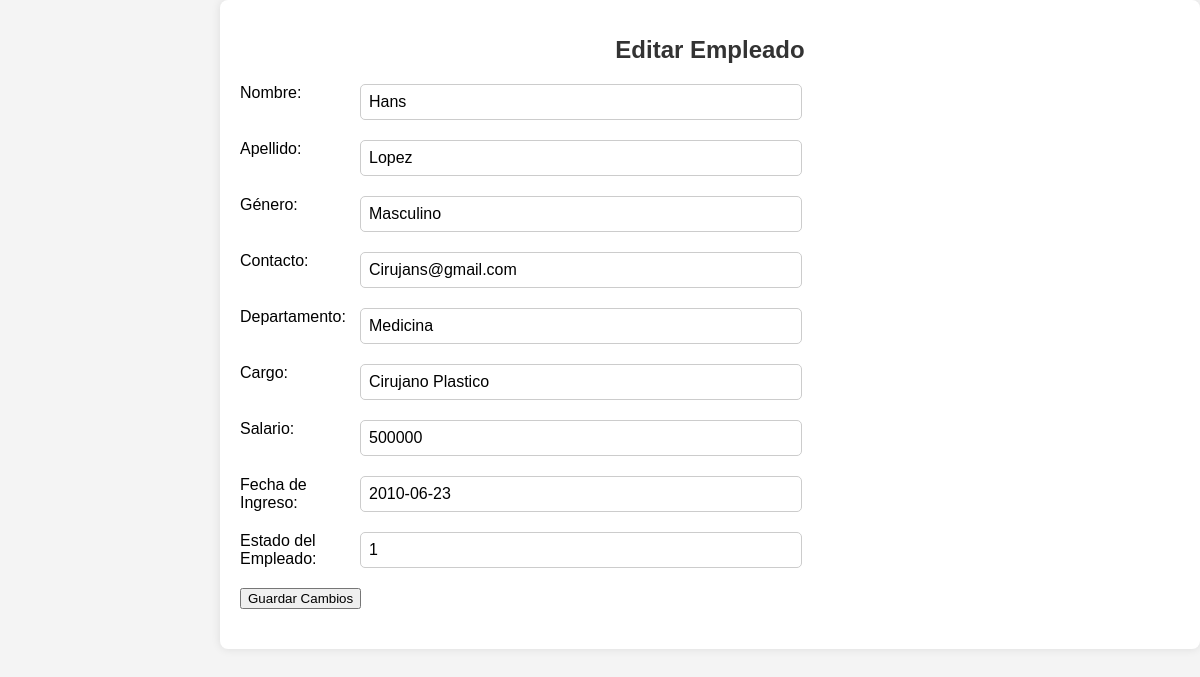
/editar_empleado.php?id=1003, run on the app's committed database.
### tables this page shows
CREATE TABLE `empleado` (
  `ID` int(255) NOT NULL,
  `ID-Empleado` int(255) NOT NULL,
  `Nombre` varchar(255) NOT NULL,
  `Apellido` varchar(255) NOT NULL,
  `Genero` varchar(255) NOT NULL,
  `Contacto` varchar(80) NOT NULL,
  `Departamento` varchar(255) NOT NULL,
  `Cargo` varchar(255) NOT NULL,
  `Salario` int(255) NOT NULL,
  `Fecha-Ingreso` date NOT NULL,
  `id_estado_empleado` int(11) DEFAULT NULL
);

### editar_empleado.php (the view, shortened to what this page needs)
<?php
include 'Conexion.php';
$id_empleado = $_GET['id'];
$sql = "SELECT * FROM empleado WHERE `ID-Empleado` = '$id_empleado'";
$resultado = mysqli_query($conn, $sql);
if ($resultado && mysqli_num_rows($resultado) > 0) {
    $fila = mysqli_fetch_assoc($resultado);
?>
<!DOCTYPE html>
<html lang="es">
<head>
    <link rel="stylesheet" type="text/css" href="css.css">
</head>
<body>
    <div class="container">
        <h1>Editar Empleado</h1>
        <form action="<?php echo htmlspecialchars($_SERVER["PHP_SELF"]); ?>" method="post">
            <div class="label-input-group">
                <label for="nombre">Nombre:</label>
                <input type="text" id="nombre" name="nombre" value="<?php echo $fila['Nombre']; ?>">
            </div>
            <div class="label-input-group">
                <label for="apellido">Apellido:</label>
                <input type="text" id="apellido" name="apellido" value="<?php echo $fila['Apellido']; ?>">
            </div>
            <div class="label-input-group">
                <label for="genero">Género:</label>
                <input type="text" id="genero" name="genero" value="<?php echo $fila['Genero']; ?>">
            </div>
            <div class="label-input-group">
                <label for="contacto">Contacto:</label>
                <input type="text" id="contacto" name="contacto" value="<?php echo $fila['Contacto']; ?>">
            </div>
            <div class="label-input-group">
                <label for="departamento">Departamento:</label>
                <input type="text" id="departamento" name="departamento" value="<?php echo $fila['Departamento']; ?>">
            </div>
            <div class="label-input-group">
                <label for="cargo">Cargo:</label>
                <input type="text" id="cargo" name="cargo" value="<?php echo $fila['Cargo']; ?>">
            </div>
            <div class="label-input-group">
                <label for="salario">Salario:</label>
                <input type="text" id="salario" name="salario" value="<?php echo $fila['Salario']; ?>">
            </div>
            <div class="label-input-group">
                <label for="fecha_ingreso">Fecha de Ingreso:</label>
                <input type="text" id="fecha_ingreso" name="fecha_ingreso" value="<?php echo $fila['Fecha-Ingreso']; ?>">
            </div>
            <div class="label-input-group">
                <label for="id_estado_empleado">Estado del Empleado:</label>
                <input type="text" id="id_estado_empleado" name="id_estado_empleado" value="<?php echo $fila['id_estado_empleado']; ?>">
            </div>
            <button type="submit">Guardar Cambios</button>
        </form>
    </div>
</body>
</html>
<?php
} else {
    echo "<p>No se encontró ningún empleado con el ID proporcionado.</p>";
}
?>

### css.css (style rules this page uses)
body { font-family: Arial, sans-serif; background-color: #f4f4f4; margin: 0; padding: 0; font-size: 16px; }
.container { margin-left: 220px; padding: 20px; border-radius: 8px; box-shadow: 0px 0px 10px rgba(0, 0, 0, 0.1); background-color: #fff; }
h1 { text-align: center; color: #333; margin-bottom: 20px; font-size: 24px; }
form { margin-bottom: 20px; }
.label-input-group { margin-bottom: 20px; }
.label-input-group label { width: 120px; float: left; font-size: 16px; }
.label-input-group input { width: calc(60% - 140px); padding: 8px; border: 1px solid #ccc; border-radius: 5px; font-size: 16px; }

### data on the page
empleado: nombre "Hans", apellido "Lopez", genero "Masculino", contacto "Cirujans@gmail.com", departamento "Medicina", cargo "Cirujano Plastico", salario "500000", fecha_ingreso "2010-06-23", id_estado_empleado "1"
